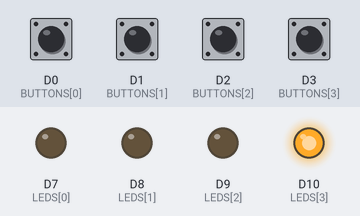
Recording of a sketch running on a simulated Seeed XIAO (SAMD21). Parts: output pins drawn as LEDs (lit = HIGH). The inputs (shaded band) are chosen by the test bench; at power-on: D0 (BUTTONS[0]), D1 (BUTTONS[1]), D2 (BUTTONS[2]), D3 (BUTTONS[3]) HIGH. Random numbers use the default seed unless the sketch sets one.

Above: at 1.1 s.
1.2 s: D0 (BUTTONS[0]) pulled LOW for 0.15 s
4.3 s: D1 (BUTTONS[1]) pulled LOW for 0.15 s
At 5.5 s:
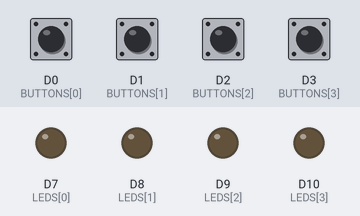
7.3 s: D2 (BUTTONS[2]) pulled LOW for 0.15 s
At 7.59 s:
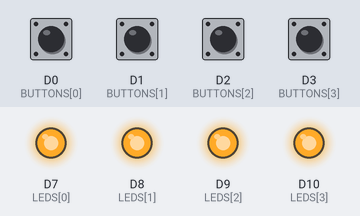
10.3 s: D2 (BUTTONS[2]) pulled LOW for 1 s
14.0 s: D0 (BUTTONS[0]) pulled LOW for 1 s
At 14.8 s:
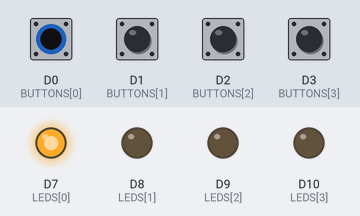
17.0 s: D1 (BUTTONS[1]) pulled LOW for 1 s
At 17.77 s:
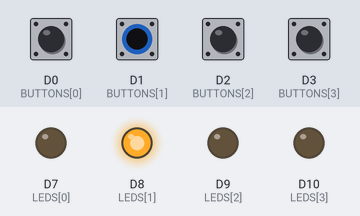
Timing chart, 0 to 21.0 s (numbered marks = the images above; inputs shaded):
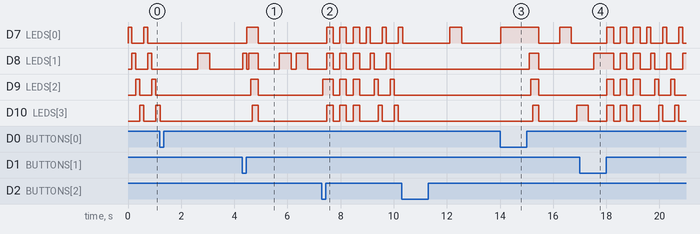

Measured:
- after the input at 4.3 s, D7 (LEDS[0]): LOW → HIGH after 0.17 s, → LOW 0.43 s later; D9 (LEDS[2]): LOW → HIGH after 0.31 s, → LOW 0.29 s later; D10 (LEDS[3]): LOW → HIGH after 0.38 s, → LOW 0.22 s later
- after the input at 7.3 s, D7 (LEDS[0]): goes 3 × (HIGH 0.25 s, LOW 0.25 s), HIGH 0.15 s, LOW 0.45 s, HIGH 0.15 s, LOW 0.45 s, then HIGH, starting after 0.17 s; D8 (LEDS[1]): LOW → HIGH after 0.17 s, → LOW 0.25 s later, → HIGH 0.25 s later, → LOW 0.25 s later, … (10 changes in this stretch)
- after the input at 14.0 s, D7 (LEDS[0]): LOW → HIGH at once, → LOW 1.4 s later, → HIGH 0.80 s later, → LOW 0.44 s later; D8 (LEDS[1]): LOW → HIGH after 1.1 s, → LOW 0.36 s later; D9 (LEDS[2]): LOW → HIGH after 1.2 s, → LOW 0.29 s later; D10 (LEDS[3]): LOW → HIGH after 1.2 s, → LOW 0.22 s later, → HIGH 1.4 s later
- after the input at 17.0 s, D7 (LEDS[0]): LOW → HIGH after 1.0 s, then repeats every 0.60 s: HIGH 0.15 s, LOW 0.45 s; D8 (LEDS[1]): LOW → HIGH after 0.53 s, → LOW 0.74 s later, → HIGH 0.25 s later, → LOW 0.25 s later, … (11 changes in this stretch)

The sketch:

MemoryPAD.ino
```cpp
// MemoryPAD - Simon-style memory game with HARD MODE
// Board: Seeed XIAO RP2040
//
// Start the game by pressing any button (normal mode).
// HOLD BUTTON 1 for ~0.6s at start to play HARD MODE.

const int BUTTONS[4] = {D0, D1, D2, D3};
const int LEDS[4]    = {D7, D8, D9, D10};

const int MAX_LEVEL = 50;

// Difficulty settings (set by applyDifficulty)
bool hardMode = false;
unsigned long inputTimeout = 5000;  // ms allowed per button press
int showTime = 450;                 // LED on-time (ms)
int gapTime  = 200;                 // pause between LEDs (ms)
int minShowTime = 150;
int minGapTime  = 80;
int speedUpShow = 15;               // how much faster each round
int speedUpGap  = 8;

int sequence[MAX_LEVEL];
int level = 0;

void allLeds(bool on) {
  for (int i = 0; i < 4; i++) digitalWrite(LEDS[i], on ? HIGH : LOW);
}

// Buttons go to GND, so pressed = LOW
int readButton() {
  for (int i = 0; i < 4; i++) {
    if (digitalRead(BUTTONS[i]) == LOW) {
      delay(20); // debounce
      if (digitalRead(BUTTONS[i]) == LOW) return i;
    }
  }
  return -1;
}

void waitForRelease(int b) {
  while (digitalRead(BUTTONS[b]) == LOW) delay(5);
  delay(20);
}

void applyDifficulty() {
  if (hardMode) {
    inputTimeout = 3000;
    showTime = 280;
    gapTime = 110;
    minShowTime = 90;
    minGapTime = 40;
    speedUpShow = 25;
    speedUpGap = 12;
  } else {
    inputTimeout = 5000;
    showTime = 450;
    gapTime = 200;
    minShowTime = 150;
    minGapTime = 80;
    speedUpShow = 15;
    speedUpGap = 8;
  }
}

void hardModeAnimation() {
  for (int k = 0; k < 3; k++) {
    allLeds(true);  delay(80);
    allLeds(false); delay(80);
  }
}

void waitForAnyPress() {
  int i = 0;
  while (readButton() == -1) {   // idle chase animation
    allLeds(false);
    digitalWrite(LEDS[i], HIGH);
    i = (i + 1) % 4;
    delay(150);
  }
  allLeds(false);
  randomSeed(micros());          // seed from time of first press

  // Is button 1 still held after 0.6s? -> hard mode
  delay(600);
  hardMode = (digitalRead(BUTTONS[0]) == LOW);
  applyDifficulty();

  while (readButton() != -1) delay(5);   // wait for all buttons released
  delay(200);
  if (hardMode) {
    hardModeAnimation();
    delay(300);
  } else {
    delay(100);
  }
}

void playSequence() {
  delay(500);
  for (int i = 0; i < level; i++) {
    digitalWrite(LEDS[sequence[i]], HIGH);
    delay(showTime);
    digitalWrite(LEDS[sequence[i]], LOW);
    delay(gapTime);
  }
}

bool getPlayerInput() {
  for (int i = 0; i < level; i++) {
    unsigned long start = millis();
    int pressed = -1;
    while (pressed == -1) {
      pressed = readButton();
      if (millis() - start > inputTimeout) return false;
    }
    digitalWrite(LEDS[pressed], HIGH);
    waitForRelease(pressed);
    digitalWrite(LEDS[pressed], LOW);
    if (pressed != sequence[i]) return false;
  }
  return true;
}

void successAnimation() {
  for (int i = 0; i < 4; i++) { digitalWrite(LEDS[i], HIGH); delay(70); }
  delay(150);
  allLeds(false);
  delay(300);
}

void failAnimation() {
  for (int k = 0; k < 3; k++) {
    allLeds(true);  delay(250);
    allLeds(false); delay(250);
  }
}

void setup() {
  for (int i = 0; i < 4; i++) {
    pinMode(BUTTONS[i], INPUT_PULLUP);
    pinMode(LEDS[i], OUTPUT);
    digitalWrite(LEDS[i], LOW);
  }
  waitForAnyPress();
}

void loop() {
  sequence[level] = random(0, 4);   // add a new random step
  level++;

  playSequence();                   // show the pattern

  if (getPlayerInput()) {
    successAnimation();
    if (showTime > minShowTime) showTime -= speedUpShow;  // speeds up
    if (gapTime  > minGapTime)  gapTime  -= speedUpGap;

    if (level >= MAX_LEVEL) {       // you won!
      for (int i = 0; i < 5; i++) successAnimation();
      level = 0;
      waitForAnyPress();
    }
  } else {                          // wrong or too slow: reset
    failAnimation();
    level = 0;
    waitForAnyPress();              // choose normal/hard again
  }
}
```
